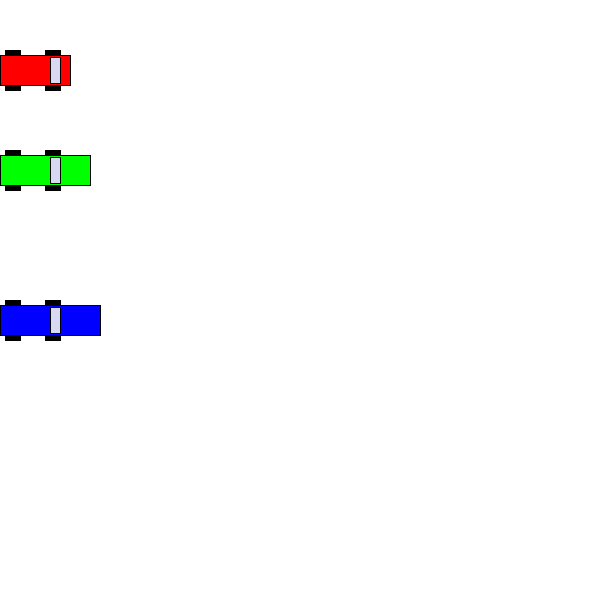
Frame 1 (no input)
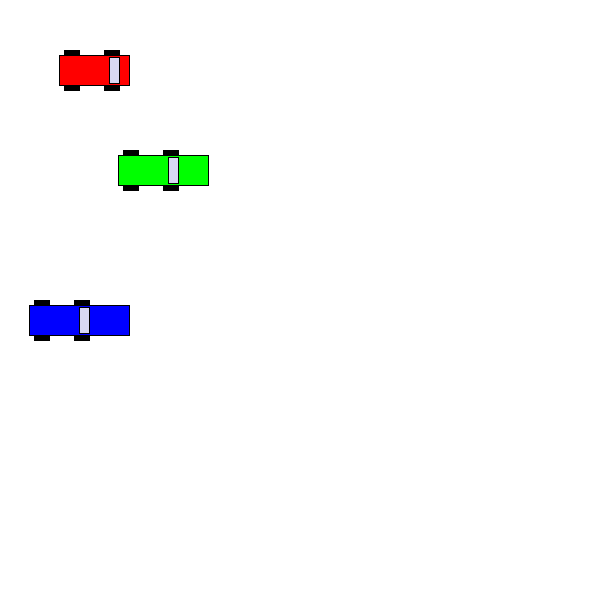
Frame 60 (the mouse pressed at the canvas centre just before this capture)
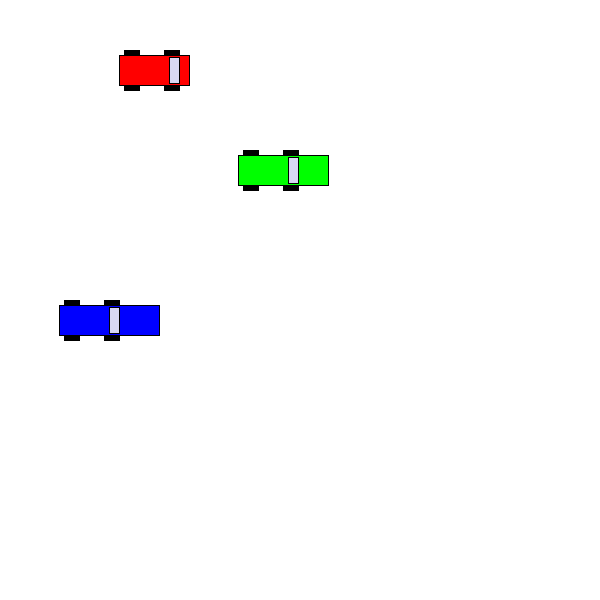
Frame 120 (the mouse held since frame 60 and released just before this capture)

The Processing sketch that drew these frames (run headless with seeded random() and noise(); from frame 60 on, the mouse is pressed at the canvas centre):

// Processing sketch: RaceCars
// ── RaceCars.pde
Car car1;
Car car2;
Car car3;
float x=20;
  float y = 20;
void setup() {
  size(600, 600);
  car1 = new Car(0, 50, 1.0,255,0,0, 70);
  car2 = new Car(0, 150, 2.0,0,255,0, 90);
  car3 = new Car(0, 300, 0.5,0,0,255, 100);
}

void draw() {
  background(255);
  car1.drawCar();
  car2.drawCar();
  car3.drawCar();
  
  
  

  car1.move();
  car2.move();
  car3.move();
}

 

// ── Car.pde
class Car {
 private float x;
 private float y;
 private float speed;
 private int r;
 private int g;
 private int b;
  
 private float length;
 
 Car(float x, float y, float speed, int r,int g, int b, float length){
   this.x = x;
   this.y = y;
   this.speed = speed;
   this.r = r;
   this.g = g;
   this.b = b;
   this.length = length;
 }
  
 void move(){
   x = x + speed;
   
   // HINT 1 - you should check whether the car has reached the edge of the screen in this method
   // HINT 2 - when the car does reach the end, call the save function and then call exit() to end the program
   //          otherwise, each car will overwrite the image when it reaches the end of the screen
   if (x == 600 - length){
     save("Racing.png");
     exit();
     
   }

 }
 
 void drawCar(){
    fill(0);
    rect(x + 5, y + 0,15,10);
    rect(x + 45, y+ 0,15,10);
    rect(x + 5, y+ 30,15,10);
    rect(x + 45,y + 30,15,10);

    fill(r,g,b);
    rect(x+0,y+5, length, 30);

    fill(216, 216, 243);
    rect(x+50, y+7, 10, 26);
 }
}
